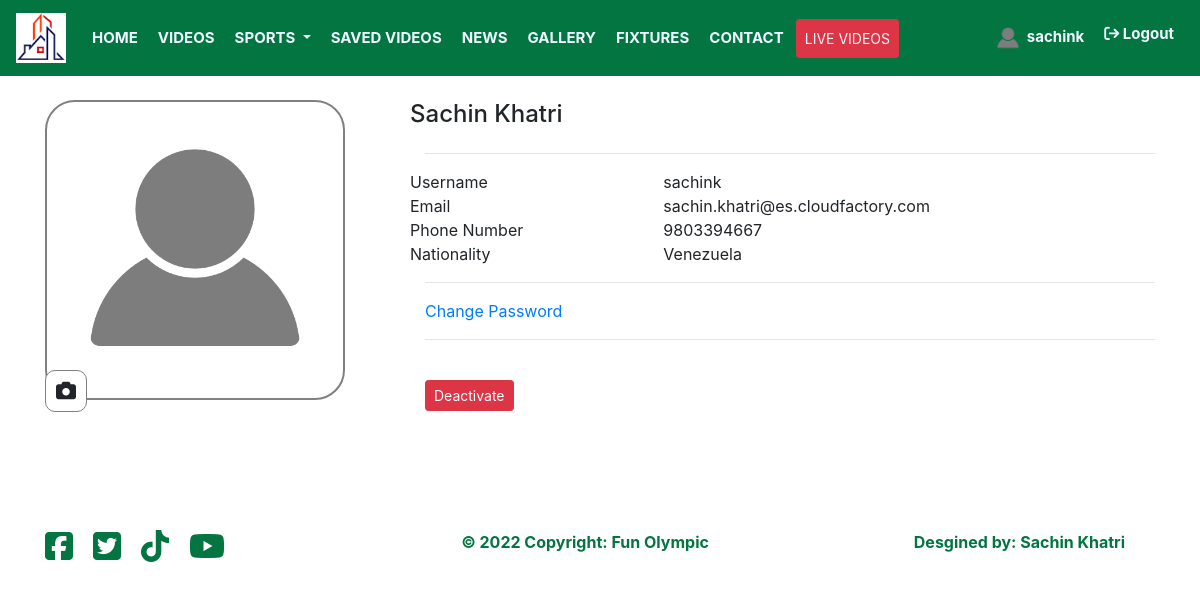
Page /profile.php (signed in) on the committed database.
### tables this page shows
CREATE TABLE `users` (
  `uid` int(11) NOT NULL,
  `fullname` varchar(255) NOT NULL,
  `phone` varchar(255) NOT NULL,
  `nationality` varchar(255) NOT NULL,
  `email` varchar(255) NOT NULL,
  `profile_image` varchar(255) NOT NULL,
  `username` varchar(255) NOT NULL,
  `password` varchar(255) NOT NULL,
  `status` varchar(255) NOT NULL,
  `registered_date` varchar(255) NOT NULL,
  `is_admin` int(11) NOT NULL,
  `last_login` varchar(255) NOT NULL
);

### profile.php (the view, shortened to what this page needs)
<?php
include "header.php"; ?>
<?php
$username = $_SESSION['username'];
?>
<div class="row" style="margin:80px 0">
    <div class="container">
        <?php
                        $query = "SELECT * FROM users WHERE username='$username'";
                        $select_user = mysqli_query($connection, $query);
                        while($row = mysqli_fetch_assoc($select_user)) {
                            $username    = $row['username'];
                            $fullname    = $row['fullname'];
                            $email     = $row['email'];
                            $phone     = $row['phone'];
                            $nationality     = $row['nationality'];
                            $profile_image     = $row['profile_image'];
                        ?>
        <div class="row" style="padding:20px 0">
            <div class="col-md-4">
                <div class="profile-img" style="">
                    <img src="images/<?php echo $profile_image ?>" alt="" width=300
                        style="border-radius:10%; border:2px grey solid; padding:2px">
                    <div class="img">
                        <form action="" method="POST" enctype="multipart/form-data">
                            <label for="upload-photo"><i class="fa-solid fa-camera"></i></label>
                        </form>
                    </div>
                </div>
            </div>
            <div class="col-md-8">
                <div class="row">
                    <h4><?php echo $fullname ?></h4>
                </div>
                <hr>
                <div class="row">
                    <div class="col-4">
                        <div class="row">Username</div>
                        <div class="row">Email</div>
                        <div class="row">Phone Number</div>
                        <div class="row">Nationality</div>
                    </div>
                    <div class="col-8">
                        <div class="row"><?php echo $username ?></div>
                        <div class="row"><?php echo $email ?></div>
                        <div class="row"><?php echo $phone ?></div>
                        <div class="row"><?php echo $nationality ?></div>
                        <?php } ?>
                    </div>
                </div>
                <hr>
                <a href="change_password.php">Change Password</a>
                <hr>
                <br>
                <button data-toggle="modal" data-target="#deactivateModal" class="btn btn-danger btn-sm">Deactivate</button>
            </div>
        </div>
    </div>
</div>
<?php include "footer.php" ?>

### header.php (shortened to what this page needs)
<?php
include ("functions.php");
$username = $_SESSION['username'];
?>
<!DOCTYPE html>
<html lang="en">
<head>
    <link rel="stylesheet" href="https://stackpath.bootstrapcdn.com/bootstrap/4.5.0/css/bootstrap.min.css">
    <link rel="stylesheet" href="https://maxcdn.bootstrapcdn.com/font-awesome/4.7.0/css/font-awesome.min.css">
    <link rel="stylesheet" href="css/styles.css">
</head>
<body>
    <nav class="navbar navbar-expand-lg fixed-top navbar-light">
        <a class="navbar-brand" href="<?php if(!isset($_GET['notlogged'])){echo 'home.php';} else{echo 'index.php';}?>"><img src="images/logo.png" height="50" width="50" alt=""></a>
        <div class="collapse navbar-collapse" id="navbarNavDropdown">
            <ul class="navbar-nav mr-auto">
                <li class="nav-item active">
                    <a class="nav-link" href="home.php">HOME</a>
                </li>
                <li class="nav-item">
                    <a class="nav-link" href="video_archive.php">VIDEOS</a>
                </li>
                <li class="nav-item dropdown">
                    <a class="nav-link dropdown-toggle" href="#" id="navbarDropdownMenuLink" data-toggle="dropdown"
                        aria-haspopup="true" aria-expanded="false">
                        SPORTS
                    </a>
                </li>
                <li class="nav-item">
                    <a class="nav-link" href="filtered_video.php?favorite">SAVED VIDEOS</a>
                </li>
                <li class="nav-item">
                    <a class="nav-link" href="news.php">NEWS</a>
                </li>
                <li class="nav-item">
                    <a class="nav-link" href="gallery.php">GALLERY</a>
                </li>
                <li class="nav-item">
                    <a class="nav-link" href="fixtures.php">FIXTURES</a>
                </li>
                <li class="nav-item">
                    <a class="nav-link" href="contact.php">CONTACT</a>
                </li>
                <li class="nav-item">
                    <a class="nav-link btn btn-danger btn-sm" href="video.php?live">LIVE VIDEOS</a>
                </li>
            </ul>
            <ul class="navbar-nav">
                <li class="nav-item">
                    <a class="nav-link" href="profile.php">
                        <?php
                            $query = "SELECT * FROM users WHERE username = '$username'";
                            $select_user = mysqli_query($connection, $query);
                            while($row = mysqli_fetch_assoc($select_user)) {
                                $profile_image = $row['profile_image'];
                            ?>
                        <img src="images/<?php echo $profile_image ?>" height="30" width="30" alt=""
                            style="border-radius:50%">
                        <?php echo $username?>
                        <?php } ?>
                    </a>
                </li>
                <li class="nav-item">
                    <a class="nav-link logout" href="logout.php"><i
                            class="fa-solid fa-arrow-right-from-bracket"></i>&nbsp;Logout</a>
                </li>
            </ul>
        </div>
    </nav>
    <div class="container-fluid">

### css/styles.css (style rules this page uses)
.navbar { background:#027541; width:100%; font-size: 15px; font-weight: bold; }
.nav-item { border: 2px #027541 solid; }
.nav-link { color:aliceblue !important; }

### profile.php (style rules this page uses)
label { cursor: pointer; }
.img { margin-top: -30px; ; }
.img .fa-camera { font-size: 20px; border: 1px solid grey; padding: 10px; border-radius: 10px; background: white; }

### rows in the picture
users: profile_image (placeholder picture), fullname "Sachin Khatri", username "sachink", email "sachin.khatri@es.cloudfactory.com", phone "9803394667", nationality "Venezuela"
